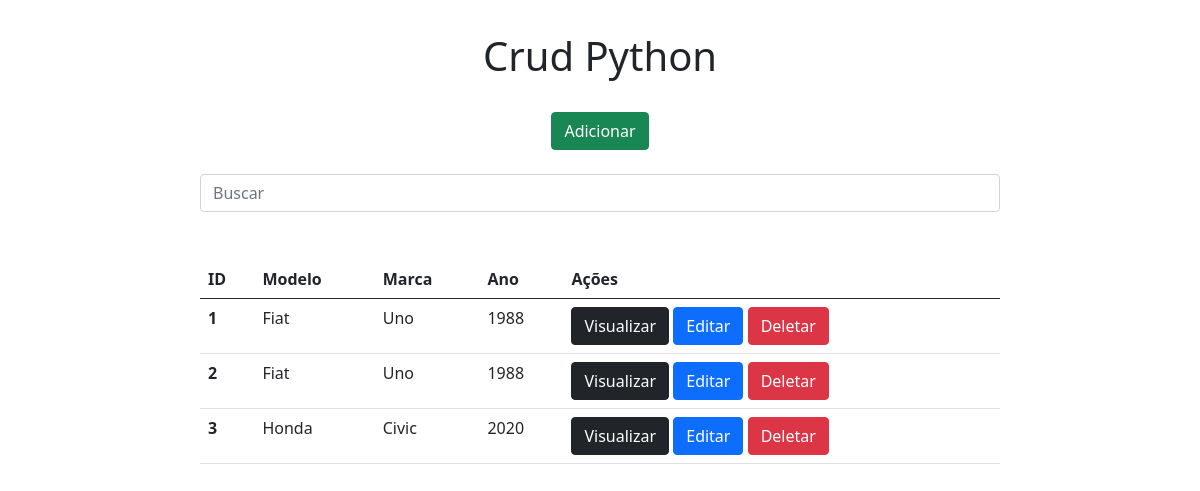
The app's page /, older data.
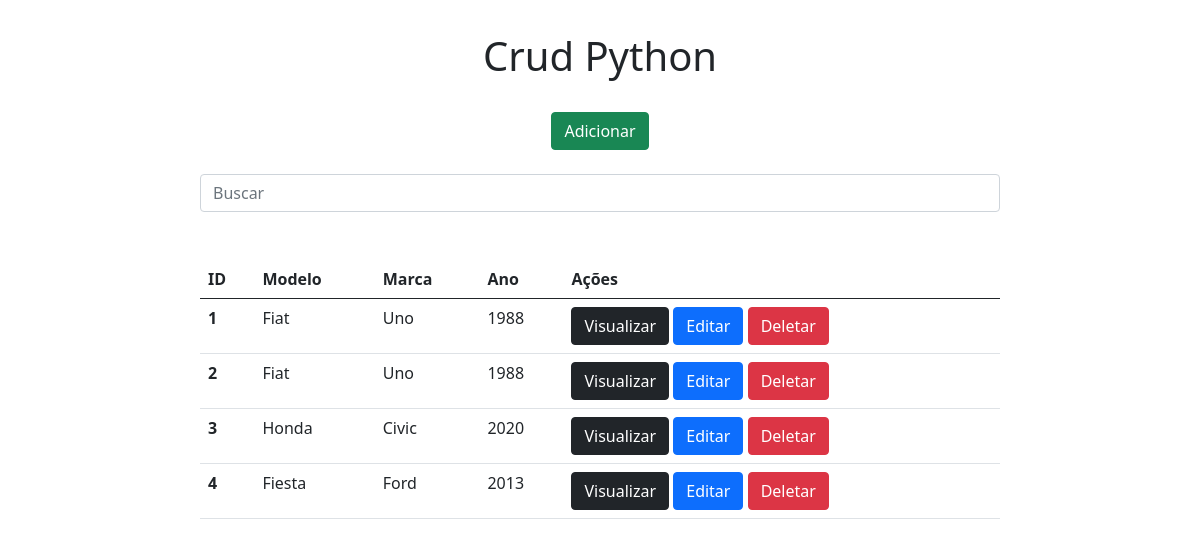
The same page, newer data.
### app/models.py (models this page shows)
class Carros(models.Model):
    modelo = models.CharField(max_length=150)
    marca = models.CharField(max_length=100)
    ano = models.IntegerField()

### app/views.py (the view)
# urls.py: 2. Add a URL to urlpatterns:  path('', views.home, name='home')
def home(request):
    data = {}
    search = request.GET.get('search')
    if search:
        data['db'] = Carros.objects.filter(modelo__icontains=search)
    else:
        data['db'] = Carros.objects.all()
    return render(request, 'index.html', data)

### app/templates/index.html (shortened to what this page needs)
﻿<!DOCTYPE html>
<html lang="pt-br">
<head>
    <link href="https://cdn.jsdelivr.net/npm/bootstrap@5.0.0-beta1/dist/css/bootstrap.min.css" rel="stylesheet">
</head>
<body>
    <div class="col-8 m-auto pt-2 pb-2 text-center">
        <h1>Crud Python</h1>
    </div>
    <div class="col-8 m-auto pt-3 pb-2 text-center">
        <a href="/form" class="btn btn-success">Adicionar</a>
    </div>
    <div class="col-8 m-auto pt-3 pb-2 text-center">
        <form method="get">
            <input type="text" id="search" name="search" class="form-control" placeholder="Buscar">
        </form>
    </div>
    <div class="col-8 m-auto pt-4 pb-2 text-center">
        <table class="table">
            <thead class="thead-dark">
              <tr>
                <th scope="col">ID</th>
                <th scope="col">Modelo</th>
                <th scope="col">Marca</th>
                <th scope="col">Ano</th>
                <th scope="col">Ações</th>
              </tr>
            </thead>
            <tbody>
            {% for dbs in db %}
            <tr>
                <th >{{dbs.id}}</th>
                <td>{{dbs.modelo}}</td>
                <td>{{dbs.marca}}</td>
                <td>{{dbs.ano}}</td>
                <td>
                    <a href="/view/{{dbs.id}}" class="btn btn-dark">Visualizar</a>
                    <a href="/edit/{{dbs.id}}" class="btn btn-primary">Editar</a>
                    <a href="/delete/{{dbs.id}}" class="btn btn-danger btnDel">Deletar</a>
                </td>
              </tr>
                {% endfor %}
        </table>
    </div>
    {% load static %}
</body>
</html>

Row changes from the older to the newer data that the page shows:
added Carros: id "4", modelo "Fiesta", marca "Ford", ano "2013"
